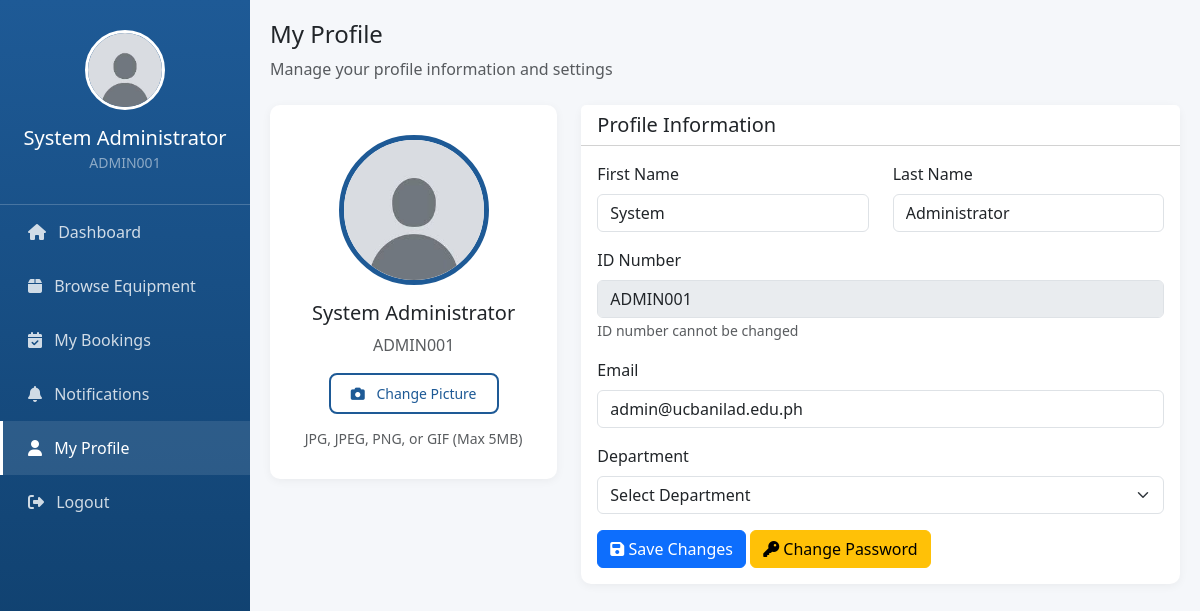
Screenshot of /user/profile.php (signed in) with the database file from the repository.
### tables this page shows
CREATE TABLE IF NOT EXISTS users (
    id INT PRIMARY KEY AUTO_INCREMENT,
    id_number VARCHAR(50) UNIQUE NOT NULL,
    email VARCHAR(100) UNIQUE NOT NULL,
    password VARCHAR(255) NOT NULL,
    first_name VARCHAR(50) NOT NULL,
    last_name VARCHAR(50) NOT NULL,
    role ENUM('user', 'admin', 'department') DEFAULT 'user',
    department VARCHAR(100),
    profile_picture VARCHAR(255) DEFAULT 'default-avatar.png',
    status ENUM('active', 'inactive') DEFAULT 'active',
    created_at TIMESTAMP DEFAULT CURRENT_TIMESTAMP
);

### config.php (called while the page is built, shortened)
<?php
function getProfilePicture($filename) {
    $defaultFile = 'default-avatar.jpg';
    $uploadPath = __DIR__ . '/' . PROFILE_UPLOAD_DIR;
    $uploadUrl = BASE_URL . PROFILE_UPLOAD_DIR;
    if (empty($filename) || !file_exists($uploadPath . $filename)) {
        return $uploadUrl . $defaultFile;
    }
    return $uploadUrl . $filename;
}

### user/profile.php (the view, shortened to what this page needs)
<?php
require_once '../config.php';
$user_id = $_SESSION['user_id'];
$sql = "SELECT * FROM users WHERE id = ?";
$stmt = $conn->prepare($sql);
$stmt->bind_param("i", $user_id);
$stmt->execute();
$user = $stmt->get_result()->fetch_assoc();
?>
<!DOCTYPE html>
<html lang="en">
<head>
    <link href="https://cdn.jsdelivr.net/npm/bootstrap@5.3.0/dist/css/bootstrap.min.css" rel="stylesheet">
    <link rel="stylesheet" href="https://cdnjs.cloudflare.com/ajax/libs/font-awesome/6.4.0/css/all.min.css">
</head>
<body>
    <div class="sidebar">
        <div class="profile-section">
            <img src="<?= getProfilePicture($_SESSION['profile_picture']) ?>" class="profile-img" alt="Profile">
            <h5 class="mt-3 mb-0"><?php echo $_SESSION['first_name'] . ' ' . $_SESSION['last_name']; ?></h5>
            <small class="text-white-50"><?php echo $_SESSION['id_number']; ?></small>
        </div>
        <nav class="nav flex-column">
            <a class="nav-link" href="dashboard.php">
                <i class="fas fa-home me-2"></i> Dashboard
            </a>
            <a class="nav-link" href="browse_equipment.php">
                <i class="fas fa-box me-2"></i> Browse Equipment
            </a>
            <a class="nav-link" href="my_bookings.php">
                <i class="fas fa-calendar-check me-2"></i> My Bookings
            </a>
            <a class="nav-link" href="notifications.php">
                <i class="fas fa-bell me-2"></i> Notifications
            </a>
            <a class="nav-link active" href="profile.php">
                <i class="fas fa-user me-2"></i> My Profile
            </a>
            <a class="nav-link" href="../logout.php">
                <i class="fas fa-sign-out-alt me-2"></i> Logout
            </a>
        </nav>
    </div>
    <div class="main-content">
        <div class="mb-4">
            <h4>My Profile</h4>
            <p class="text-muted">Manage your profile information and settings</p>
        </div>
        <div class="row">
            <div class="col-md-4">
                <div class="card">
                    <div class="card-body profile-picture-section">
                        <img src="<?= getProfilePicture($_SESSION['profile_picture']) ?>" class="profile-picture-large mb-3" alt="Profile">
                        <h5><?php echo $user['first_name'] . ' ' . $user['last_name']; ?></h5>
                        <p class="text-muted mb-3"><?php echo $user['id_number']; ?></p>
                        <form method="POST" enctype="multipart/form-data" id="pictureForm">
                            <div class="upload-btn-wrapper">
                                <button class="upload-btn" type="button">
                                    <i class="fas fa-camera me-2"></i> Change Picture
                                </button>
                            </div>
                        </form>
                        <small class="text-muted d-block mt-2">JPG, JPEG, PNG, or GIF (Max 5MB)</small>
                    </div>
                </div>
            </div>
            <div class="col-md-8">
                <div class="card mb-3">
                    <div class="card-header bg-white">
                        <h5 class="mb-0">Profile Information</h5>
                    </div>
                    <div class="card-body">
                        <form method="POST">
                            <div class="row">
                                <div class="col-md-6 mb-3">
                                    <label class="form-label">First Name</label>
                                    <input type="text" name="first_name" class="form-control" value="<?php echo htmlspecialchars($user['first_name']); ?>" required>
                                </div>
                                <div class="col-md-6 mb-3">
                                    <label class="form-label">Last Name</label>
                                    <input type="text" name="last_name" class="form-control" value="<?php echo htmlspecialchars($user['last_name']); ?>" required>
                                </div>
                            </div>
                            <div class="mb-3">
                                <label class="form-label">ID Number</label>
                                <input type="text" class="form-control" value="<?php echo htmlspecialchars($user['id_number']); ?>" disabled>
                                <small class="text-muted">ID number cannot be changed</small>
                            </div>
                            <div class="mb-3">
                                <label class="form-label">Email</label>
                                <input type="email" name="email" class="form-control" value="<?php echo htmlspecialchars($user['email']); ?>" required>
                            </div>
                            <div class="mb-3">
                                <label class="form-label">Department</label>
                                <select name="department" class="form-select" required>
                                    <option value="">Select Department</option>
                                </select>
                            </div>
                            <button type="submit" name="update_profile" class="btn btn-primary">
                                <i class="fas fa-save"></i> Save Changes
                            </button>
                            <a href="change_password.php" class="btn btn-warning">
                                <i class="fas fa-key"></i> Change Password
                            </a>
                        </form>
                    </div>
                </div>
            </div>
        </div>
    </div>
</body>
</html>

### user/profile.php (style rules this page uses)
:root { --primary-blue: #1e5a96; }
body { background: #f5f7fa; }
.sidebar { min-height: 100vh; background: linear-gradient(180deg, var(--primary-blue), #0d3b66); color: white; position: fixed; width: 250px; }
.sidebar .profile-section { padding: 30px 20px; text-align: center; border-bottom: 1px solid rgba(255,255,255,0.2); }
.sidebar .profile-img { width: 80px; height: 80px; border-radius: 50%; border: 3px solid white; object-fit: cover; }
.sidebar .nav-link { color: rgba(255,255,255,0.8); padding: 15px 25px; transition: all 0.3s; border-left: 3px solid transparent; }
.sidebar .nav-link:hover, .sidebar .nav-link.active { background: rgba(255,255,255,0.1); color: white; border-left-color: white; }
.main-content { margin-left: 250px; padding: 20px; }
.card { border: none; border-radius: 10px; box-shadow: 0 2px 10px rgba(0,0,0,0.05); }
.profile-picture-section { text-align: center; padding: 30px; }
.profile-picture-large { width: 150px; height: 150px; border-radius: 50%; border: 5px solid var(--primary-blue); object-fit: cover; }
.upload-btn-wrapper { position: relative; overflow: hidden; display: inline-block; }
.upload-btn { border: 2px solid var(--primary-blue); color: var(--primary-blue); background-color: white; padding: 8px 20px; border-radius: 8px; font-size: 14px; cursor: pointer; }

### rows the page displays
users: first_name "System", last_name "Administrator", id_number "ADMIN001", email "admin@ucbanilad.edu.ph"

### other values shown
$_SESSION['first_name'] "System"
$_SESSION['last_name'] "Administrator"
$_SESSION['id_number'] "ADMIN001"
